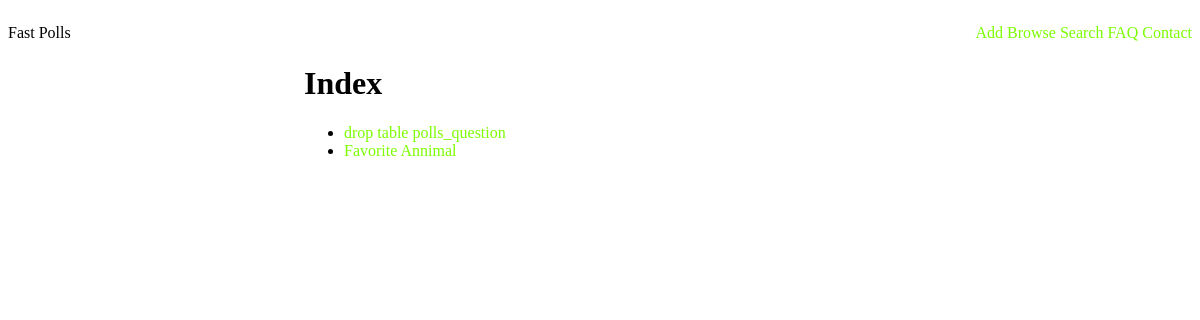
The page /polls/ on the database as committed earlier.
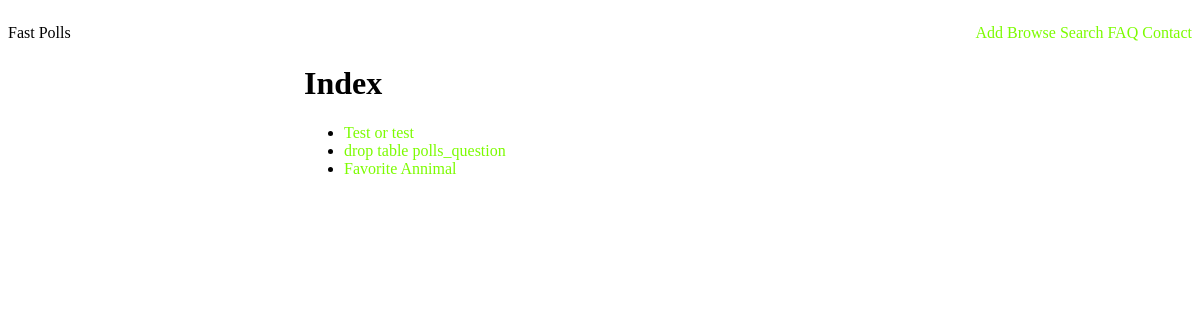
The same page on the database as committed later.
### polls/models.py (models this page shows, shortened)
class Question(models.Model):
    title = models.CharField(max_length=100)
    question_text = models.CharField(max_length=300)
    pub_date = models.DateTimeField('Publication Date')

### polls/views.py (the view)
def index(request):
    latest_question_list = Question.objects.order_by('-pub_date')
    template = loader.get_template('polls/index.html')
    context = {
        'latest_question_list': latest_question_list,
    }
    return HttpResponse(template.render(context, request))

### templates/polls/index.html
{% extends 'fast_polls/base.html' %}
{% block main %}
    <h1>{% block title %}Index{% endblock %}</h1>
    {% if latest_question_list %}
        <ul>
            {% for question in latest_question_list %}
                <li><a href="{% url 'polls:vote' question.id %}">{{ question.title }}</a></li>
            {% endfor %}
        </ul>
    {% else %}
        <p>No polls are available.</p>
    {% endif %}
{% endblock %}

Rows that differ between the two databases and show on the page:
added Question: title "Test or test"
